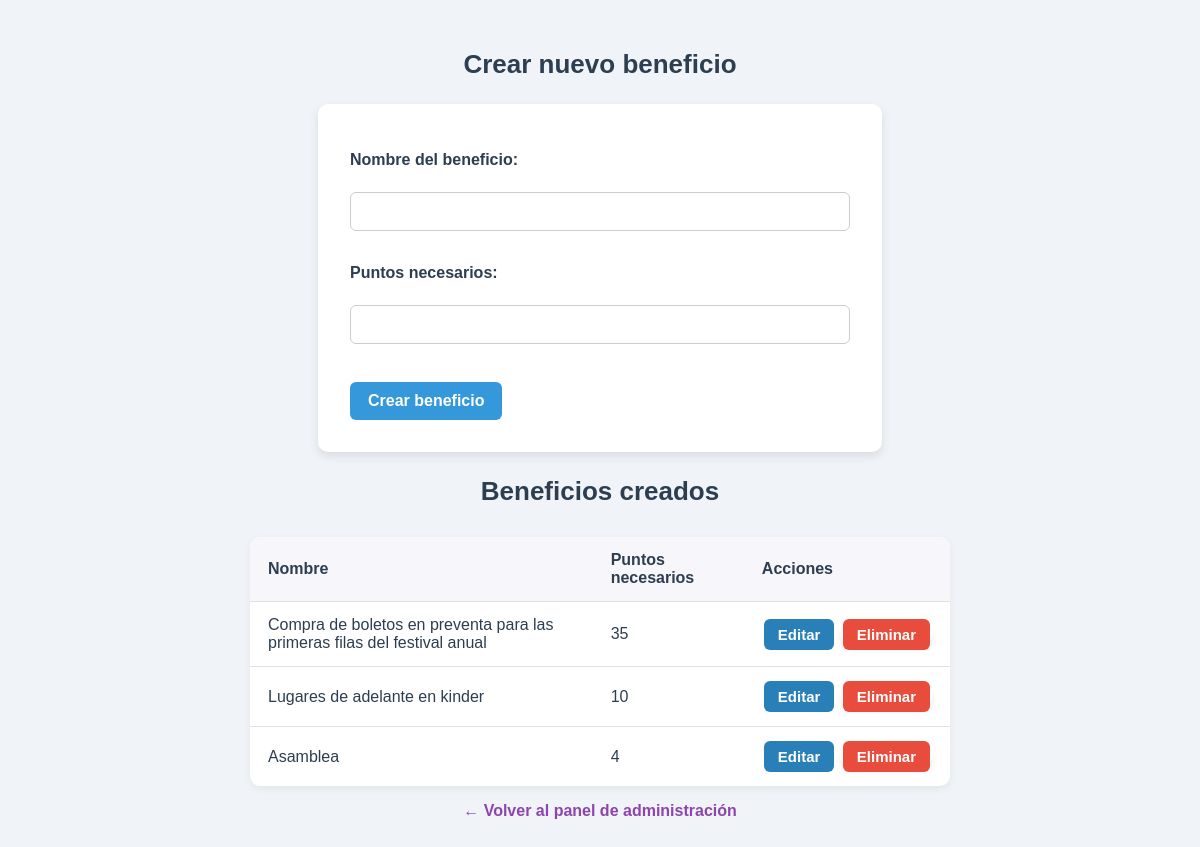
Before: /admin/crear_beneficio (signed in) with the older database file.
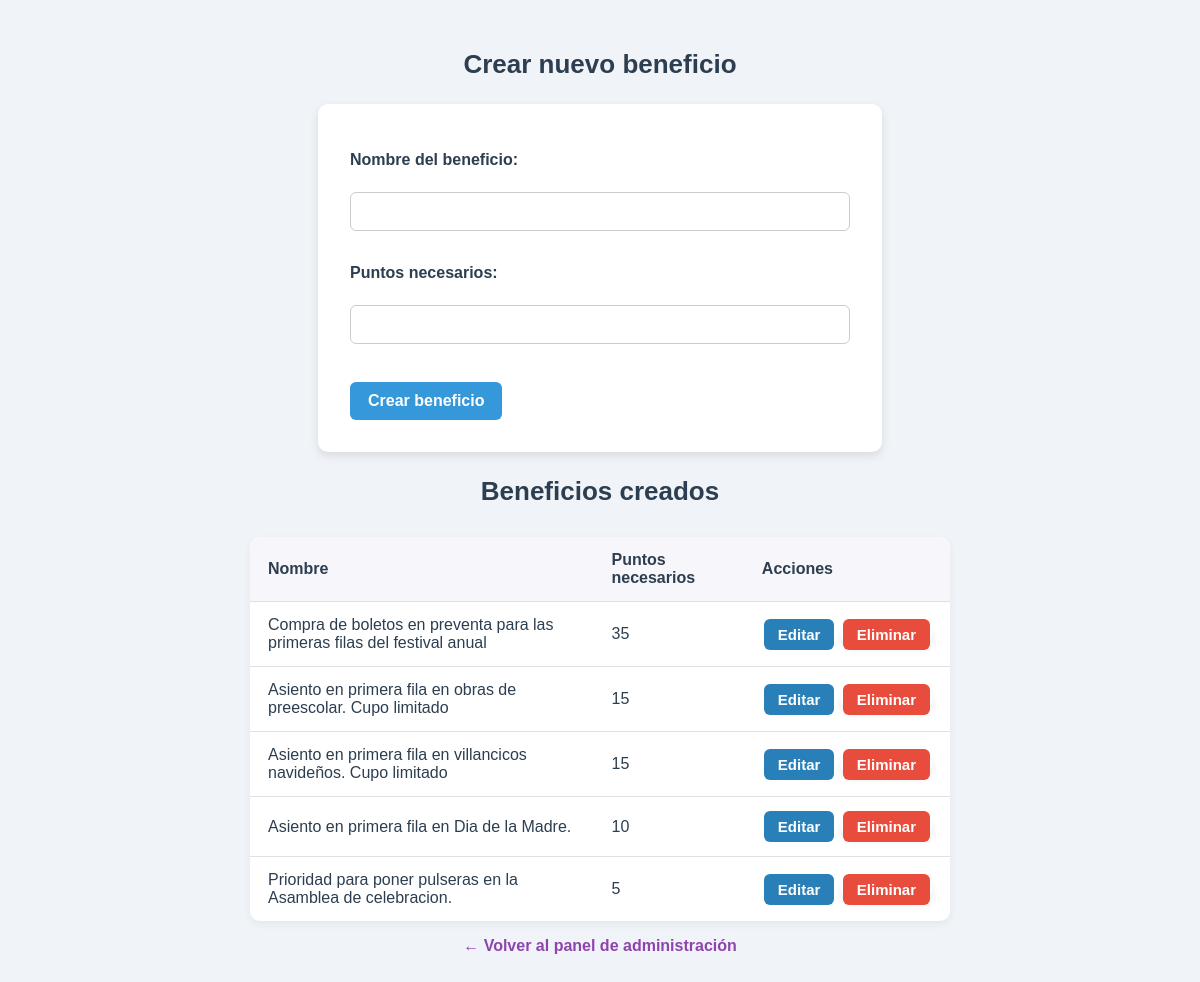
After: the same page with the newer database file.
### app/models.py (models this page shows, shortened)
class Beneficio(db.Model):
    id = db.Column(db.Integer, primary_key=True)
    nombre = db.Column(db.String(100), nullable=False)
    puntos_requeridos = db.Column(db.Integer, nullable=False)

### app/routes.py (the view, shortened to what this page needs)
@app.route('/admin/crear_beneficio', methods=['GET', 'POST'])
@requiere_rol('admin')
def crear_beneficio():
    if 'admin_id' not in session:
        return redirect(url_for('login'))
    beneficios = Beneficio.query.all()
    return render_template('crear_beneficio.html', beneficios=beneficios)

### app/__init__.py (called while the page is built)
@app.before_request
def mantener_sesion_activa():
    session.permanent = True

### app/routes.py (called while the page is built, shortened)
def requiere_rol(*roles_permitidos):
    def decorator(f):
        @wraps(f)
        def wrapper(*args, **kwargs):
            if 'admin_id' not in session:
                return redirect(url_for('login'))
            rol = session.get('rol')
            if rol not in roles_permitidos:
                flash("No tienes permiso para acceder a esta sección", "error")
                return redirect(url_for('panel_admin'))
            return f(*args, **kwargs)
        return wrapper
    return decorator

@app.before_request
def refrescar_timeout():
    if "admin_id" in session:
        now = datetime.utcnow()
        last = session.get("last_activity", now)
        if hasattr(last, "tzinfo") and last.tzinfo is not None:
            last = last.astimezone(timezone.utc).replace(tzinfo=None)
        session["last_activity"] = now

### app/templates/crear_beneficio.html (shortened to what this page needs)
<!DOCTYPE html>
<html>
<head>
    <link rel="stylesheet" href="{{ url_for('static', filename='css/crear.css') }}">
</head>
<body>
    <h1>Crear nuevo beneficio</h1>
    <form method="POST" action="{{ url_for('crear_beneficio') }}">
        <label for="nombre">Nombre del beneficio:</label><br>
        <input type="text" id="nombre" name="nombre" required><br><br>
        <label for="puntos_requeridos">Puntos necesarios:</label><br>
        <input type="number" id="puntos_requeridos" name="puntos_requeridos" required><br><br>
        <button type="submit">Crear beneficio</button>
    </form>
    <h2>Beneficios creados</h2>
    {% if beneficios %}
    <table class="transactions">
    <thead>
        <tr>
            <th>Nombre</th>
            <th>Puntos necesarios</th>
            <th>Acciones</th>
        </tr>
    </thead>
    <tbody>
        {% for beneficio in beneficios %}
        <tr>
            <td>{{ beneficio.nombre }}</td>
            <td>{{ beneficio.puntos_requeridos }}</td>
            <td style="white-space: nowrap; vertical-align: middle;">
            <a href="{{ url_for('editar_beneficio', beneficio_id=beneficio.id) }}" class="btn-action">Editar</a>
            <form action="{{ url_for('eliminar_beneficio', beneficio_id=beneficio.id) }}" method="POST" style="display:inline;" onsubmit="return confirm('¿Seguro que deseas eliminar este beneficio?');">
                <button type="submit" class="btn-delete">Eliminar</button>
            </form>
            </td>
        </tr>
        {% endfor %}
    </tbody>
</table>
    {% else %}
    <p><em>No hay beneficios creados aún.</em></p>
    {% endif %}
    <p><a href="{{ url_for('panel_admin') }}">← Volver al panel de administración</a></p>
</body>
</html>

### app/static/css/crear.css (style rules this page uses)
body { font-family: Arial, sans-serif; background-color: #f0f4f8; margin: 0; padding: 2rem; color: #2c3e50; }
h1, h2 { font-size: 26px; margin-bottom: 1rem; color: #2c3e50; text-align: center; }
form { background-color: white; padding: 2rem; border-radius: 10px; max-width: 500px; margin: 24px auto; box-shadow: 0 4px 10px rgba(0,0,0,0.1); }
label { font-weight: bold; display: block; margin-top: 15px; }
input[type="text"], input[type="email"], input[type="password"], input[type="number"] { width: 100%; padding: 10px; margin-top: 5px; font-size: 15px; border-radius: 6px; border: 1px solid #ccc; box-sizing: border-box; }
button[type="submit"], .btn-action { background-color: #3498db; color: white; padding: 10px 18px; border: none; border-radius: 6px; margin-top: 20px; font-size: 16px; cursor: pointer; transition: background-color 0.2s ease; margin-right: 5px; font-weight: bold; }
.btn-delete { background-color: #e74c3c; color: white; margin-left: 6px; }
a { display: block; text-align: center; margin-top: 1rem; color: #8e44ad; font-weight: bold; text-decoration: none; }
table.transactions { width: 100%; border-collapse: collapse; margin: 30px auto 0; background: #fff; border-radius: 10px; box-shadow: 0 3px 8px rgba(0,0,0,0.06); overflow: hidden; max-width: 700px; }
table.transactions th, table.transactions td { padding: 14px 18px; border-bottom: 1px solid #e0e0e0; font-size: 16px; text-align: left; }
table.transactions th { background: #f7f7fb; font-weight: bold; color: #2c3e50; }
table.transactions tr:last-child td { border-bottom: none; }
table.transactions td .btn-action, table.transactions td .btn-delete { display: inline-block; margin: 0 2px; font-size: 15px; padding: 7px 14px; }
.btn-action { background-color: #2980b9; color: #fff; border: none; border-radius: 6px; padding: 7px 16px; margin-right: 7px; font-size: 15px; cursor: pointer; font-weight: bold; transition: background 0.2s; display: inline-block; }
.btn-delete { background-color: #e74c3c; color: #fff; border: none; border-radius: 6px; padding: 7px 16px; font-size: 15px; cursor: pointer; font-weight: bold; margin-left: 0; transition: background 0.2s, color 0.2s; display: inline-block; }
.transactions td form { display: inline; margin: 0; padding: 0; }
.btn-delete { background-color: #e74c3c !important; color: #fff !important; border: none; border-radius: 6px; padding: 7px 16px; font-size: 15px; cursor: pointer; font-weight: bold; margin-left: 0; transition: background 0.2s, color 0.2s; display: inline-block; }

Changed rows visible on the page:
removed Beneficio: nombre "Lugares de adelante en kinder", puntos_requeridos "10"
removed Beneficio: nombre "Asamblea", puntos_requeridos "4"
added Beneficio: nombre "Asiento en primera fila en obras de preescolar. Cupo limitado", puntos_requeridos "15"
added Beneficio: nombre "Asiento en primera fila en villancicos navideños. Cupo limitado", puntos_requeridos "15"
added Beneficio: nombre "Asiento en primera fila en Dia de la Madre.", puntos_requeridos "10"
added Beneficio: nombre "Prioridad para poner pulseras en la Asamblea de celebracion.", puntos_requeridos "5"
